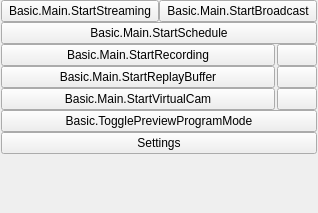
<?xml version="1.0" encoding="UTF-8"?>
<ui version="4.0">
 <class>OBSBasicControls</class>
 <widget class="QWidget" name="OBSBasicControls">
  <property name="geometry">
   <rect>
    <x>0</x>
    <y>0</y>
    <width>318</width>
    <height>213</height>
   </rect>
  </property>
  <layout class="QVBoxLayout" name="verticalLayout_9">
   <property name="spacing">
    <number>0</number>
   </property>
   <property name="leftMargin">
    <number>1</number>
   </property>
   <property name="topMargin">
    <number>0</number>
   </property>
   <property name="rightMargin">
    <number>1</number>
   </property>
   <property name="bottomMargin">
    <number>1</number>
   </property>
   <item>
    <widget class="QFrame" name="controlsFrame">
     <layout class="QVBoxLayout" name="buttonsVLayout">
      <property name="spacing">
       <number>0</number>
      </property>
      <property name="leftMargin">
       <number>0</number>
      </property>
      <property name="topMargin">
       <number>0</number>
      </property>
      <property name="rightMargin">
       <number>0</number>
      </property>
      <property name="bottomMargin">
       <number>0</number>
      </property>
      <item>
       <layout class="QHBoxLayout" name="horizontalLayout_7">
        <item>
         <widget class="QPushButton" name="streamButton">
          <property name="enabled">
           <bool>true</bool>
          </property>
          <property name="sizePolicy">
           <sizepolicy hsizetype="Ignored" vsizetype="Fixed">
            <horstretch>0</horstretch>
            <verstretch>0</verstretch>
           </sizepolicy>
          </property>
          <property name="minimumSize">
           <size>
            <width>150</width>
            <height>0</height>
           </size>
          </property>
          <property name="text">
           <string>Basic.Main.StartStreaming</string>
          </property>
         </widget>
        </item>
        <item>
         <widget class="QPushButton" name="broadcastButton">
          <property name="enabled">
           <bool>true</bool>
          </property>
          <property name="sizePolicy">
           <sizepolicy hsizetype="Ignored" vsizetype="Fixed">
            <horstretch>0</horstretch>
            <verstretch>0</verstretch>
           </sizepolicy>
          </property>
          <property name="minimumSize">
           <size>
            <width>150</width>
            <height>0</height>
           </size>
          </property>
          <property name="text">
           <string>Basic.Main.StartBroadcast</string>
          </property>
         </widget>
        </item>
       </layout>
      </item>
      <item>
       <layout class="QHBoxLayout" name="scheduleLayout">
        <item>
         <widget class="QPushButton" name="scheduleButton">
          <property name="enabled">
           <bool>true</bool>
          </property>
          <property name="sizePolicy">
           <sizepolicy hsizetype="Ignored" vsizetype="Fixed">
            <horstretch>0</horstretch>
            <verstretch>0</verstretch>
           </sizepolicy>
          </property>
          <property name="minimumSize">
           <size>
            <width>150</width>
            <height>0</height>
           </size>
          </property>
          <property name="text">
           <string>Basic.Main.StartSchedule</string>
          </property>
         </widget>
        </item>
       </layout>
      </item>
      <item>
       <layout class="QHBoxLayout" name="recordingLayout">
        <property name="spacing">
         <number>2</number>
        </property>
        <property name="leftMargin">
         <number>0</number>
        </property>
        <property name="topMargin">
         <number>0</number>
        </property>
        <property name="rightMargin">
         <number>0</number>
        </property>
        <property name="bottomMargin">
         <number>0</number>
        </property>
        <item>
         <widget class="QPushButton" name="recordButton">
          <property name="enabled">
           <bool>true</bool>
          </property>
          <property name="sizePolicy">
           <sizepolicy hsizetype="MinimumExpanding" vsizetype="Fixed">
            <horstretch>0</horstretch>
            <verstretch>0</verstretch>
           </sizepolicy>
          </property>
          <property name="minimumSize">
           <size>
            <width>0</width>
            <height>0</height>
           </size>
          </property>
          <property name="text">
           <string>Basic.Main.StartRecording</string>
          </property>
         </widget>
        </item>
        <item>
         <widget class="QPushButton" name="pauseRecordButton">
          <property name="enabled">
           <bool>true</bool>
          </property>
          <property name="minimumSize">
           <size>
            <width>0</width>
            <height>0</height>
           </size>
          </property>
          <property name="toolTip">
           <string>Basic.Main.PauseRecording</string>
          </property>
          <property name="accessibleName">
           <string>Basic.Main.PauseRecording</string>
          </property>
          <property name="icon">
           <iconset resource="obs.qrc">
            <normaloff>:/res/images/media-pause.svg</normaloff>:/res/images/media-pause.svg</iconset>
          </property>
          <property name="class" stdset="0">
           <string>icon-media-pause</string>
          </property>
         </widget>
        </item>
       </layout>
      </item>
      <item>
       <layout class="QHBoxLayout" name="replayBufferLayout">
        <property name="spacing">
         <number>2</number>
        </property>
        <property name="leftMargin">
         <number>0</number>
        </property>
        <property name="topMargin">
         <number>0</number>
        </property>
        <property name="rightMargin">
         <number>0</number>
        </property>
        <property name="bottomMargin">
         <number>0</number>
        </property>
        <item>
         <widget class="QPushButton" name="replayBufferButton">
          <property name="enabled">
           <bool>true</bool>
          </property>
          <property name="sizePolicy">
           <sizepolicy hsizetype="MinimumExpanding" vsizetype="Fixed">
            <horstretch>0</horstretch>
            <verstretch>0</verstretch>
           </sizepolicy>
          </property>
          <property name="minimumSize">
           <size>
            <width>0</width>
            <height>0</height>
           </size>
          </property>
          <property name="text">
           <string>Basic.Main.StartReplayBuffer</string>
          </property>
         </widget>
        </item>
        <item>
         <widget class="QPushButton" name="saveReplayButton">
          <property name="enabled">
           <bool>true</bool>
          </property>
          <property name="minimumSize">
           <size>
            <width>0</width>
            <height>0</height>
           </size>
          </property>
          <property name="toolTip">
           <string>Basic.Main.SaveReplay</string>
          </property>
          <property name="accessibleName">
           <string>Basic.Main.SaveReplay</string>
          </property>
          <property name="icon">
           <iconset resource="obs.qrc">
            <normaloff>:/res/images/save.svg</normaloff>:/res/images/save.svg</iconset>
          </property>
          <property name="class" stdset="0">
           <string>icon-save</string>
          </property>
         </widget>
        </item>
       </layout>
      </item>
      <item>
       <layout class="QHBoxLayout" name="virtualCamLayout">
        <property name="spacing">
         <number>2</number>
        </property>
        <property name="leftMargin">
         <number>0</number>
        </property>
        <property name="topMargin">
         <number>0</number>
        </property>
        <property name="rightMargin">
         <number>0</number>
        </property>
        <property name="bottomMargin">
         <number>0</number>
        </property>
        <item>
         <widget class="QPushButton" name="virtualCamButton">
          <property name="enabled">
           <bool>true</bool>
          </property>
          <property name="sizePolicy">
           <sizepolicy hsizetype="MinimumExpanding" vsizetype="Fixed">
            <horstretch>0</horstretch>
            <verstretch>0</verstretch>
           </sizepolicy>
          </property>
          <property name="minimumSize">
           <size>
            <width>0</width>
            <height>0</height>
           </size>
          </property>
          <property name="text">
           <string>Basic.Main.StartVirtualCam</string>
          </property>
         </widget>
        </item>
        <item>
         <widget class="QPushButton" name="virtualCamConfigButton">
          <property name="enabled">
           <bool>true</bool>
          </property>
          <property name="minimumSize">
           <size>
            <width>0</width>
            <height>0</height>
           </size>
          </property>
          <property name="toolTip">
           <string>Basic.Main.VirtualCamConfig</string>
          </property>
          <property name="accessibleName">
           <string>Basic.Main.VirtualCamConfig</string>
          </property>
          <property name="icon">
           <iconset resource="obs.qrc">
            <normaloff>:/settings/images/settings/general.svg</normaloff>:/settings/images/settings/general.svg</iconset>
          </property>
          <property name="class" stdset="0">
           <string>icon-gear</string>
          </property>
         </widget>
        </item>
       </layout>
      </item>
      <item>
       <widget class="QPushButton" name="modeSwitch">
        <property name="sizePolicy">
         <sizepolicy hsizetype="Ignored" vsizetype="Fixed">
          <horstretch>0</horstretch>
          <verstretch>0</verstretch>
         </sizepolicy>
        </property>
        <property name="minimumSize">
         <size>
          <width>150</width>
          <height>0</height>
         </size>
        </property>
        <property name="text">
         <string>Basic.TogglePreviewProgramMode</string>
        </property>
       </widget>
      </item>
      <item>
       <widget class="QPushButton" name="settingsButton">
        <property name="sizePolicy">
         <sizepolicy hsizetype="Ignored" vsizetype="Fixed">
          <horstretch>0</horstretch>
          <verstretch>0</verstretch>
         </sizepolicy>
        </property>
        <property name="minimumSize">
         <size>
          <width>150</width>
          <height>0</height>
         </size>
        </property>
        <property name="text">
         <string>Settings</string>
        </property>
       </widget>
      </item>
      <item>
       <spacer name="expVSpacer">
        <property name="orientation">
         <enum>Qt::Vertical</enum>
        </property>
        <property name="sizeHint" stdset="0">
         <size>
          <width>0</width>
          <height>0</height>
         </size>
        </property>
       </spacer>
      </item>
     </layout>
    </widget>
   </item>
  </layout>
 </widget>
 <resources>
  <include location="obs.qrc"/>
 </resources>
 <connections/>
</ui>
